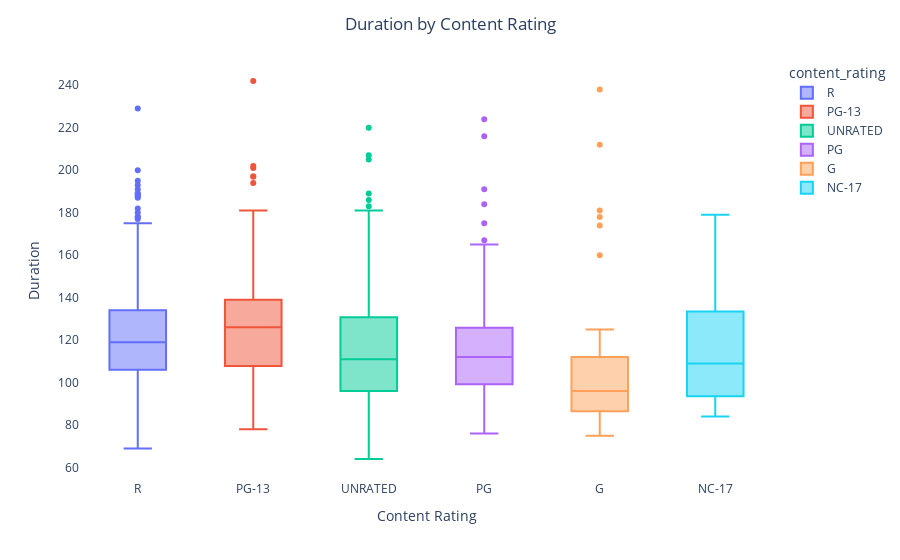

Notebook cell for this chart:
### Markdown cell above
#### Visualize the relationship between content rating and duration.

### Code cell
# Answer:

fig = px.box(movies, x='content_rating', y='duration', color='content_rating')
fig.update_layout(plot_bgcolor='white',title='Duration by Content Rating',title_x=0.5)

fig.update_xaxes(title='Content Rating')
fig.update_yaxes(title='Duration')

fig.show()

### Figure 1 — Plotly figure (JSON) as saved in the notebook; plotly's stock layout.template omitted (floating-point values rounded to 4 significant figures; data arrays with more than 128 entries replaced by an {"elided": "..."} marker saying what was removed)
{"data": [{"alignmentgroup": "True", "hovertemplate": "content_rating=%{x}<br>duration=%{y}<extra></extra>", "legendgroup": "R", "marker": {"color": "#636efa"}, "name": "R", "notched": false, "offsetgroup": "R", "orientation": "v", "showlegend": true, "type": "box", "x": {"elided": "460 str values"}, "x0": " ", "xaxis": "x", "y": {"elided": "460 int values"}, "y0": " ", "yaxis": "y"}, {"alignmentgroup": "True", "hovertemplate": "content_rating=%{x}<br>duration=%{y}<extra></extra>", "legendgroup": "PG-13", "marker": {"color": "#EF553B"}, "name": "PG-13", "notched": false, "offsetgroup": "PG-13", "orientation": "v", "showlegend": true, "type": "box", "x": {"elided": "189 str values"}, "x0": " ", "xaxis": "x", "y": {"elided": "189 int values"}, "y0": " ", "yaxis": "y"}, {"alignmentgroup": "True", "hovertemplate": "content_rating=%{x}<br>duration=%{y}<extra></extra>", "legendgroup": "UNRATED", "marker": {"color": "#00cc96"}, "name": "UNRATED", "notched": false, "offsetgroup": "UNRATED", "orientation": "v", "showlegend": true, "type": "box", "x": {"elided": "163 str values"}, "x0": " ", "xaxis": "x", "y": {"elided": "163 int values"}, "y0": " ", "yaxis": "y"}, {"alignmentgroup": "True", "hovertemplate": "content_rating=%{x}<br>duration=%{y}<extra></extra>", "legendgroup": "PG", "marker": {"color": "#ab63fa"}, "name": "PG", "notched": false, "offsetgroup": "PG", "orientation": "v", "showlegend": true, "type": "box", "x": ["PG", "PG", "PG", "PG", "PG", "PG", "PG", "PG", "PG", "PG", "PG", "PG", "PG", "PG", "PG", "PG", "PG", "PG", "PG", "PG", "PG", "PG", "PG", "PG", "PG", "PG", "PG", "PG", "PG", "PG", "PG", "PG", "PG", "PG", "PG", "PG", "PG", "PG", "PG", "PG", "PG", "PG", "PG", "PG", "PG", "PG", "PG", "PG", "PG", "PG", "PG", "PG", "PG", "PG", "PG", "PG", "PG", "PG", "PG", "PG", "PG", "PG", "PG", "PG", "PG", "PG", "PG", "PG", "PG", "PG", "PG", "PG", "PG", "PG", "PG", "PG", "PG", "PG", "PG", "PG", "PG", "PG", "PG", "PG", "PG", "PG", "PG", "PG", "PG", "PG", "PG", "PG", "PG", "PG", "PG", "PG", "PG", "PG", "PG", "PG", "PG", "PG", "PG", "PG", "PG", "PG", "PG", "PG", "PG", "PG", "PG", "PG", "PG", "PG", "PG", "PG", "PG", "PG", "PG", "PG", "PG", "PG", "PG"], "x0": " ", "xaxis": "x", "y": [124, 121, 125, 102, 115, 165, 95, 116, 134, 216, 129, 91, 96, 161, 224, 119, 124, 126, 98, 105, 98, 117, 101, 93, 191, 167, 85, 124, 184, 138, 98, 94, 124, 119, 101, 106, 122, 103, 80, 76, 130, 115, 102, 127, 128, 94, 115, 102, 86, 105, 102, 113, 134, 129, 135, 94, 90, 124, 115, 100, 100, 143, 94, 153, 87, 108, 105, 101, 108, 88, 129, 79, 114, 106, 142, 101, 109, 113, 113, 90, 82, 95, 137, 88, 131, 100, 102, 104, 99, 92, 135, 112, 140, 118, 109, 114, 81, 126, 107, 138, 114, 93, 114, 98, 120, 110, 110, 80, 135, 153, 125, 114, 152, 92, 101, 175, 103, 102, 104, 99, 116, 118, 114], "y0": " ", "yaxis": "y"}, {"alignmentgroup": "True", "hovertemplate": "content_rating=%{x}<br>duration=%{y}<extra></extra>", "legendgroup": "G", "marker": {"color": "#FFA15A"}, "name": "G", "notched": false, "offsetgroup": "G", "orientation": "v", "showlegend": true, "type": "box", "x": ["G", "G", "G", "G", "G", "G", "G", "G", "G", "G", "G", "G", "G", "G", "G", "G", "G", "G", "G", "G", "G", "G", "G", "G", "G", "G", "G", "G", "G", "G", "G", "G"], "x0": " ", "xaxis": "x", "y": [87, 89, 98, 103, 160, 81, 86, 238, 93, 100, 212, 92, 84, 112, 111, 174, 90, 181, 112, 92, 103, 100, 125, 178, 101, 85, 94, 83, 83, 85, 88, 75], "y0": " ", "yaxis": "y"}, {"alignmentgroup": "True", "hovertemplate": "content_rating=%{x}<br>duration=%{y}<extra></extra>", "legendgroup": "NC-17", "marker": {"color": "#19d3f3"}, "name": "NC-17", "notched": false, "offsetgroup": "NC-17", "orientation": "v", "showlegend": true, "type": "box", "x": ["NC-17", "NC-17", "NC-17", "NC-17", "NC-17", "NC-17", "NC-17", "NC-17", "NC-17", "NC-17", "NC-17", "NC-17"], "x0": " ", "xaxis": "x", "y": [136, 131, 113, 179, 84, 105, 95, 157, 85, 92, 106, 112], "y0": " ", "yaxis": "y"}], "layout": {"autosize": true, "boxmode": "overlay", "legend": {"title": {"text": "content_rating"}, "tracegroupgap": 0}, "margin": {"t": 60}, "plot_bgcolor": "white", "title": {"text": "Duration by Content Rating", "x": 0.5}, "xaxis": {"anchor": "y", "autorange": true, "categoryarray": ["R", "PG-13", "UNRATED", "PG", "G", "NC-17"], "categoryorder": "array", "domain": [0, 1], "range": [-0.5, 5.5], "title": {"text": "Content Rating"}, "type": "category"}, "yaxis": {"anchor": "x", "autorange": true, "domain": [0, 1], "range": [54.11, 251.9], "title": {"text": "Duration"}, "type": "linear"}}}
